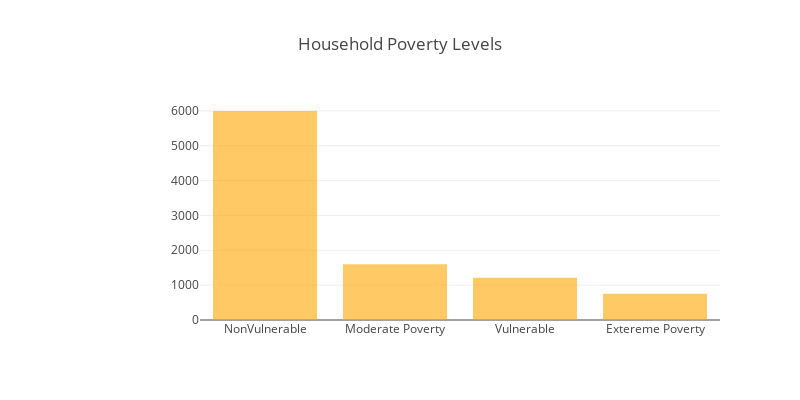

Here is the notebook cell this chart was saved with:
### Markdown cell above
## 2. Different Levels of Poverty Household Groups

### Code cell
target = train['Target'].value_counts().to_frame()
levels = ["NonVulnerable", "Moderate Poverty", "Vulnerable", "Extereme Poverty"]
trace = go.Bar(y=target.Target, x=levels, marker=dict(color='orange', opacity=0.6))
layout = dict(title="Household Poverty Levels", margin=dict(l=200), width=800, height=400)
data = [trace]
fig = go.Figure(data=data, layout=layout)
iplot(fig)

### Figure 1 — Plotly figure (JSON) as saved in the notebook; plotly's stock layout.template omitted (floating-point values rounded to 4 significant figures)
{"data": [{"marker": {"color": "orange", "opacity": 0.6}, "type": "bar", "uid": "560ea8ed-1e4e-4908-bddb-8d58946b48fb", "x": ["NonVulnerable", "Moderate Poverty", "Vulnerable", "Extereme Poverty"], "y": [5996, 1597, 1209, 755]}], "layout": {"height": 400, "margin": {"l": 200}, "title": {"text": "Household Poverty Levels"}, "width": 800}}
